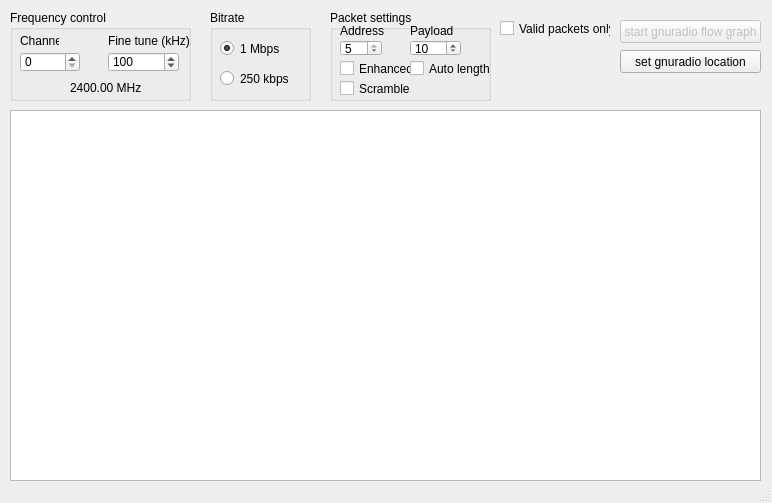
<?xml version="1.0" encoding="UTF-8"?>
<ui version="4.0">
 <class>xn297decoderClass</class>
 <widget class="QMainWindow" name="xn297decoderClass">
  <property name="geometry">
   <rect>
    <x>0</x>
    <y>0</y>
    <width>772</width>
    <height>503</height>
   </rect>
  </property>
  <property name="sizePolicy">
   <sizepolicy hsizetype="Fixed" vsizetype="Fixed">
    <horstretch>0</horstretch>
    <verstretch>0</verstretch>
   </sizepolicy>
  </property>
  <property name="windowTitle">
   <string>xn297decoder</string>
  </property>
  <widget class="QWidget" name="centralWidget">
   <widget class="QGroupBox" name="groupBox_PacketSettings">
    <property name="geometry">
     <rect>
      <x>330</x>
      <y>10</y>
      <width>161</width>
      <height>91</height>
     </rect>
    </property>
    <property name="title">
     <string>Packet settings</string>
    </property>
    <widget class="QSpinBox" name="spinBox_addressLength">
     <property name="geometry">
      <rect>
       <x>10</x>
       <y>30</y>
       <width>42</width>
       <height>16</height>
      </rect>
     </property>
     <property name="minimum">
      <number>3</number>
     </property>
     <property name="maximum">
      <number>5</number>
     </property>
     <property name="value">
      <number>5</number>
     </property>
    </widget>
    <widget class="QSpinBox" name="spinBox_payloadLength">
     <property name="geometry">
      <rect>
       <x>80</x>
       <y>30</y>
       <width>51</width>
       <height>16</height>
      </rect>
     </property>
     <property name="minimum">
      <number>1</number>
     </property>
     <property name="maximum">
      <number>32</number>
     </property>
     <property name="value">
      <number>10</number>
     </property>
    </widget>
    <widget class="QLabel" name="label_3">
     <property name="geometry">
      <rect>
       <x>10</x>
       <y>10</y>
       <width>47</width>
       <height>21</height>
      </rect>
     </property>
     <property name="toolTip">
      <string>Address length</string>
     </property>
     <property name="text">
      <string>Address</string>
     </property>
    </widget>
    <widget class="QLabel" name="label_4">
     <property name="geometry">
      <rect>
       <x>80</x>
       <y>10</y>
       <width>47</width>
       <height>21</height>
      </rect>
     </property>
     <property name="toolTip">
      <string>Payload length</string>
     </property>
     <property name="text">
      <string>Payload</string>
     </property>
    </widget>
    <widget class="QCheckBox" name="checkBox_enhanced">
     <property name="geometry">
      <rect>
       <x>10</x>
       <y>50</y>
       <width>71</width>
       <height>17</height>
      </rect>
     </property>
     <property name="toolTip">
      <string>Enhanced packet mode</string>
     </property>
     <property name="text">
      <string>Enhanced</string>
     </property>
    </widget>
    <widget class="QCheckBox" name="checkBox_autoLength">
     <property name="geometry">
      <rect>
       <x>80</x>
       <y>50</y>
       <width>81</width>
       <height>17</height>
      </rect>
     </property>
     <property name="toolTip">
      <string>Packet length set in PCF</string>
     </property>
     <property name="text">
      <string>Auto length</string>
     </property>
    </widget>
    <widget class="QCheckBox" name="checkBox_scrambled">
     <property name="geometry">
      <rect>
       <x>10</x>
       <y>70</y>
       <width>70</width>
       <height>17</height>
      </rect>
     </property>
     <property name="text">
      <string>Scrambled</string>
     </property>
    </widget>
   </widget>
   <widget class="QGroupBox" name="groupBox_bitrate">
    <property name="geometry">
     <rect>
      <x>210</x>
      <y>10</y>
      <width>101</width>
      <height>91</height>
     </rect>
    </property>
    <property name="title">
     <string>Bitrate</string>
    </property>
    <widget class="QRadioButton" name="radioButton_bitrate1M">
     <property name="geometry">
      <rect>
       <x>10</x>
       <y>30</y>
       <width>82</width>
       <height>17</height>
      </rect>
     </property>
     <property name="text">
      <string>1 Mbps</string>
     </property>
     <property name="checked">
      <bool>true</bool>
     </property>
    </widget>
    <widget class="QRadioButton" name="radioButton_bitrate250k">
     <property name="geometry">
      <rect>
       <x>10</x>
       <y>60</y>
       <width>82</width>
       <height>17</height>
      </rect>
     </property>
     <property name="text">
      <string>250 kbps</string>
     </property>
    </widget>
   </widget>
   <widget class="QGroupBox" name="groupBox_freqControl">
    <property name="geometry">
     <rect>
      <x>10</x>
      <y>10</y>
      <width>181</width>
      <height>91</height>
     </rect>
    </property>
    <property name="title">
     <string>Frequency control</string>
    </property>
    <widget class="QSpinBox" name="spinBox_fineTune">
     <property name="geometry">
      <rect>
       <x>98</x>
       <y>42</y>
       <width>71</width>
       <height>20</height>
      </rect>
     </property>
     <property name="frame">
      <bool>true</bool>
     </property>
     <property name="minimum">
      <number>-300</number>
     </property>
     <property name="maximum">
      <number>300</number>
     </property>
     <property name="singleStep">
      <number>10</number>
     </property>
     <property name="value">
      <number>100</number>
     </property>
    </widget>
    <widget class="QLabel" name="label_2">
     <property name="geometry">
      <rect>
       <x>98</x>
       <y>23</y>
       <width>81</width>
       <height>16</height>
      </rect>
     </property>
     <property name="text">
      <string>Fine tune (kHz)</string>
     </property>
    </widget>
    <widget class="QLabel" name="label">
     <property name="geometry">
      <rect>
       <x>10</x>
       <y>23</y>
       <width>39</width>
       <height>16</height>
      </rect>
     </property>
     <property name="text">
      <string>Channel</string>
     </property>
    </widget>
    <widget class="QSpinBox" name="spinBox_channel">
     <property name="geometry">
      <rect>
       <x>10</x>
       <y>42</y>
       <width>60</width>
       <height>20</height>
      </rect>
     </property>
     <property name="sizePolicy">
      <sizepolicy hsizetype="Fixed" vsizetype="Fixed">
       <horstretch>0</horstretch>
       <verstretch>0</verstretch>
      </sizepolicy>
     </property>
     <property name="minimumSize">
      <size>
       <width>60</width>
       <height>0</height>
      </size>
     </property>
     <property name="maximumSize">
      <size>
       <width>16777215</width>
       <height>16777215</height>
      </size>
     </property>
     <property name="maximum">
      <number>127</number>
     </property>
    </widget>
    <widget class="QLabel" name="label_frequency">
     <property name="geometry">
      <rect>
       <x>60</x>
       <y>70</y>
       <width>71</width>
       <height>16</height>
      </rect>
     </property>
     <property name="text">
      <string>2400.00 MHz</string>
     </property>
    </widget>
   </widget>
   <widget class="QPushButton" name="pushButton_locateGnuradio">
    <property name="geometry">
     <rect>
      <x>620</x>
      <y>50</y>
      <width>141</width>
      <height>23</height>
     </rect>
    </property>
    <property name="text">
     <string>set gnuradio location</string>
    </property>
   </widget>
   <widget class="QPlainTextEdit" name="plainTextEdit">
    <property name="geometry">
     <rect>
      <x>10</x>
      <y>110</y>
      <width>751</width>
      <height>371</height>
     </rect>
    </property>
    <property name="font">
     <font>
      <family>Consolas</family>
      <pointsize>8</pointsize>
     </font>
    </property>
    <property name="readOnly">
     <bool>true</bool>
    </property>
    <property name="maximumBlockCount">
     <number>25000</number>
    </property>
   </widget>
   <widget class="QPushButton" name="pushButton_startStopFlowgraph">
    <property name="enabled">
     <bool>false</bool>
    </property>
    <property name="geometry">
     <rect>
      <x>620</x>
      <y>20</y>
      <width>141</width>
      <height>23</height>
     </rect>
    </property>
    <property name="text">
     <string>start gnuradio flow graph</string>
    </property>
   </widget>
   <widget class="QCheckBox" name="checkBox_showValid">
    <property name="geometry">
     <rect>
      <x>500</x>
      <y>20</y>
      <width>111</width>
      <height>17</height>
     </rect>
    </property>
    <property name="text">
     <string>Valid packets only</string>
    </property>
   </widget>
  </widget>
  <widget class="QStatusBar" name="statusBar"/>
 </widget>
 <layoutdefault spacing="6" margin="11"/>
 <resources>
  <include location="xn297decoder.qrc"/>
 </resources>
 <connections/>
</ui>
